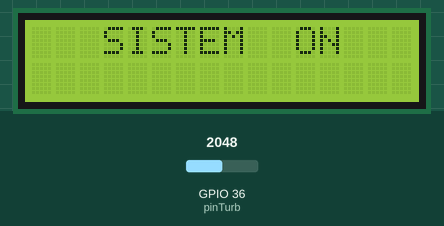
This sketch was run on a simulated ESP32. Shown: 16×2 character LCD. The inputs (shaded band) are chosen by the test bench; at power-on: GPIO 36 (pinTurb) = 2048. WiFi joins after 1.5 s; servers stay silent unless stated; uploads are accepted with an empty reply; what the sketch prints to the serial monitor is not drawn.

Above: at 1.7 s.
At 3.9 s:
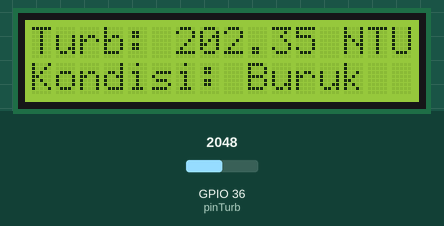

The sketch:

smartan.ino
```cpp
#include <WiFi.h>
#include <Wire.h>
#include <LiquidCrystal_I2C.h>    //https://github.com/fdebrabander/Arduino-LiquidCrystal-I2C-library
LiquidCrystal_I2C lcd(0x27, 16, 2);


const char* ssid     = "Provider Internet";
const char* password = "kangmus20";

const char* host     = "http://smartandon.000webhostapp.com/";
const char* url      = "http://smartandon.000webhostapp.com/add/add.php";

IPAddress local_IP(192, 168, 43, 200);
IPAddress gateway(192, 168, 43, 1);
IPAddress subnet(255, 255, 255, 0);
IPAddress primaryDNS(8, 8, 8, 8); //optional
IPAddress secondaryDNS(8, 8, 4, 4); //optional
WiFiServer server(80);

int pinTurb = 36;
float V;
float kekeruhan;
float VRata2;
double VHasil;
String data;

void setup()
{
  Serial.begin(9600);
  lcd.init();
  lcd.backlight();
  Serial.println("SENSOR KEKERUHAN AIR");
  if (!WiFi.config(local_IP, gateway, subnet, primaryDNS, secondaryDNS)) {
    Serial.println("STA Failed to configure");
  }

  Serial.print("Connecting to ");
  Serial.println(ssid);

  WiFi.begin(ssid, password);

  while (WiFi.status() != WL_CONNECTED) {
    delay(500);
    Serial.print(".");
  }

  Serial.println("");
  Serial.println("WiFi connected!");
  Serial.print("IP address: ");
  Serial.println(WiFi.localIP());
  Serial.print("ESP Mac Address: ");
  Serial.println(WiFi.macAddress());
  Serial.print("Subnet Mask: ");
  Serial.println(WiFi.subnetMask());
  Serial.print("Gateway IP: ");
  Serial.println(WiFi.gatewayIP());
  Serial.print("DNS: ");
  Serial.println(WiFi.dnsIP());
  data = "";
  server.begin();
  lcd.clear();
  lcd.setCursor(3, 0);
  lcd.print("SISTEM  ON");
  delay(2000);
  lcd.clear();
}

void loop()
{
  V = 0;
  for (int i = 0; i < 800; i++)
  {
    V += ((float)analogRead(pinTurb));

    VRata2 = V / 800;
    VHasil = roundf(VRata2 * 10.0f) / 10.0f;
    VHasil = map(VHasil, 0, 4095, 0, 1023);
    VHasil = (VHasil / 1023) * 5;
    VHasil = mapfloat(VHasil, 0, 5, 0.00, 5.00);
  }

  if (VHasil > 4.20)
  {
    kekeruhan = 0;
  }
  else
  {
    //    kekeruhan = ((-37.493 * pow(VHasil,3) + 513.12 * sq(VHasil) - 2615.4 * VHasil + 5965.5) * VHasil) - 4986.4;
    kekeruhan = -120.04 * VHasil + 502.16;
  }

  Serial.print("tegangan :");
  Serial.print(VHasil);
  Serial.print(" V");

  Serial.print("\t kekeruhan :");
  Serial.println(kekeruhan);
  delay(10);
  lcd.setCursor(0, 0);
  lcd.print("Turb: ");
  lcd.print(kekeruhan);
  lcd.print(" NTU");
  if (kekeruhan > 25) {
    lcd.setCursor(0, 1);
    lcd.print("Kondisi: Buruk");
  } else {
    lcd.setCursor(0, 1);
    lcd.print("Kondisi: Baik ");
  }
  kirim();
  delay(5000);
}

float mapfloat(float x, float in_min, float in_max, float out_min, float out_max)
{
  return (x - in_min) * (out_max - out_min) / (in_max - in_min) + out_min;
}
```

kirim.ino
```cpp
void kirim() {
  Serial.print("connecting to ");
  Serial.println(host);
//  arus = 2;
//  tegangan = 9;
  data = "air=" + String(kekeruhan);
  WiFiClient client;
  const int httpPort = 80;
  if (client.connect(host, httpPort)) { //Ganti dengan alamat website anda. Utk localhost, ganti dengan 127.0.0.1
    client.print(String("GET ") + url + "?" + data + " HTTP/1.1\r\n" +
                 "Host: " + host + "\r\n"
                 "Connection: close\r\n\r\n");
                 Serial.println("Koneksi Sukses");
  }
  while (client.available()) {
    String line = client.readStringUntil('\r');
    Serial.print(line);
  }
  if (client.connected()) {
    client.stop();  // DISCONNECT FROM THE SERVER
  }

  delay(2000); // WAIT FIVE MINUTES BEFORE SENDING AGAIN
}
```

sensor.ino
```cpp
void sensor() {

}
```

Measured:
- what the display in image 0 shows lasts 2.0 s, from 1.7 s to 3.7 s
